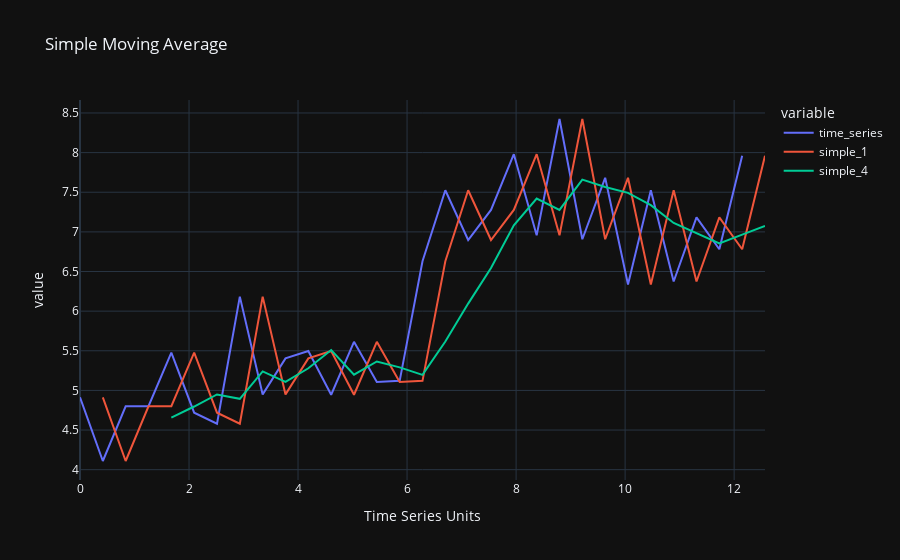

This figure's notebook cell:
### Code cell
_,fig = SMA(1,4)
fig.show()

### Figure 1 — Plotly figure (JSON) as saved in the notebook; plotly's stock layout.template omitted (floating-point values rounded to 4 significant figures)
{"data": [{"hovertemplate": "variable=time_series<br>Time Series Units=%{x}<br>value=%{y}<extra></extra>", "legendgroup": "time_series", "line": {"color": "#636efa", "dash": "solid"}, "marker": {"symbol": "circle"}, "mode": "lines", "name": "time_series", "orientation": "v", "showlegend": true, "type": "scatter", "x": [0, 0.4189, 0.8378, 1.257, 1.676, 2.094, 2.513, 2.932, 3.351, 3.77, 4.189, 4.608, 5.027, 5.445, 5.864, 6.283, 6.702, 7.121, 7.54, 7.959, 8.378, 8.796, 9.215, 9.634, 10.05, 10.47, 10.89, 11.31, 11.73, 12.15, 12.57], "xaxis": "x", "y": [4.913, 4.11, 4.799, 4.802, 5.477, 4.719, 4.58, 6.183, 4.95, 5.404, 5.497, 4.945, 5.613, 5.106, 5.121, 6.629, 7.525, 6.898, 7.277, 7.98, 6.956, 8.424, 6.907, 7.682, 6.336, 7.525, 6.374, 7.183, 6.781, 7.959, null], "yaxis": "y"}, {"hovertemplate": "variable=simple_1<br>Time Series Units=%{x}<br>value=%{y}<extra></extra>", "legendgroup": "simple_1", "line": {"color": "#EF553B", "dash": "solid"}, "marker": {"symbol": "circle"}, "mode": "lines", "name": "simple_1", "orientation": "v", "showlegend": true, "type": "scatter", "x": [0, 0.4189, 0.8378, 1.257, 1.676, 2.094, 2.513, 2.932, 3.351, 3.77, 4.189, 4.608, 5.027, 5.445, 5.864, 6.283, 6.702, 7.121, 7.54, 7.959, 8.378, 8.796, 9.215, 9.634, 10.05, 10.47, 10.89, 11.31, 11.73, 12.15, 12.57], "xaxis": "x", "y": [null, 4.913, 4.11, 4.799, 4.802, 5.477, 4.719, 4.58, 6.183, 4.95, 5.404, 5.497, 4.945, 5.613, 5.106, 5.121, 6.629, 7.525, 6.898, 7.277, 7.98, 6.956, 8.424, 6.907, 7.682, 6.336, 7.525, 6.374, 7.183, 6.781, 7.959], "yaxis": "y"}, {"hovertemplate": "variable=simple_4<br>Time Series Units=%{x}<br>value=%{y}<extra></extra>", "legendgroup": "simple_4", "line": {"color": "#00cc96", "dash": "solid"}, "marker": {"symbol": "circle"}, "mode": "lines", "name": "simple_4", "orientation": "v", "showlegend": true, "type": "scatter", "x": [0, 0.4189, 0.8378, 1.257, 1.676, 2.094, 2.513, 2.932, 3.351, 3.77, 4.189, 4.608, 5.027, 5.445, 5.864, 6.283, 6.702, 7.121, 7.54, 7.959, 8.378, 8.796, 9.215, 9.634, 10.05, 10.47, 10.89, 11.31, 11.73, 12.15, 12.57], "xaxis": "x", "y": [null, null, null, null, 4.656, 4.797, 4.949, 4.894, 5.239, 5.108, 5.279, 5.509, 5.199, 5.365, 5.29, 5.196, 5.617, 6.095, 6.543, 7.082, 7.42, 7.278, 7.659, 7.567, 7.492, 7.337, 7.112, 6.979, 6.854, 6.966, 7.074], "yaxis": "y"}], "layout": {"autosize": true, "legend": {"title": {"text": "variable"}, "tracegroupgap": 0}, "title": {"text": "Simple Moving Average"}, "xaxis": {"anchor": "y", "autorange": true, "domain": [0, 1], "range": [0, 12.57], "title": {"text": "Time Series Units"}, "type": "linear"}, "yaxis": {"anchor": "x", "autorange": true, "domain": [0, 1], "range": [3.87, 8.664], "title": {"text": "value"}, "type": "linear"}}}
